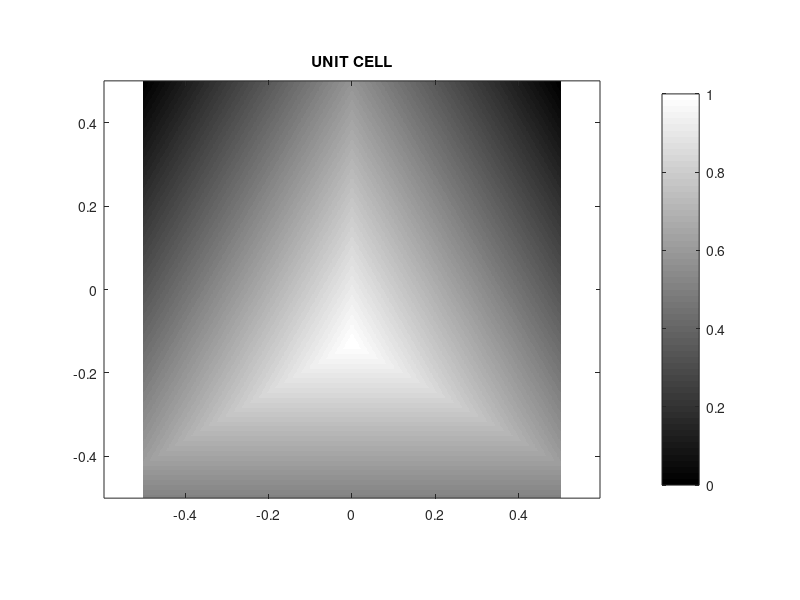
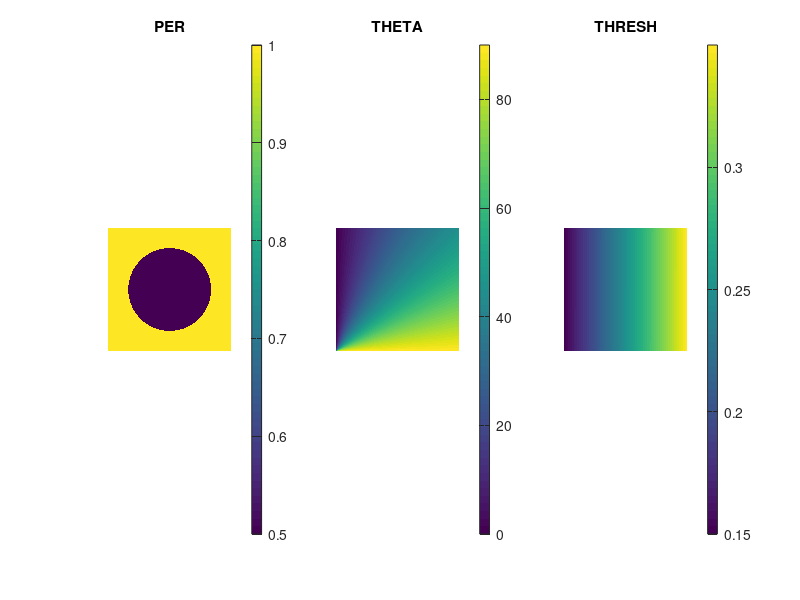
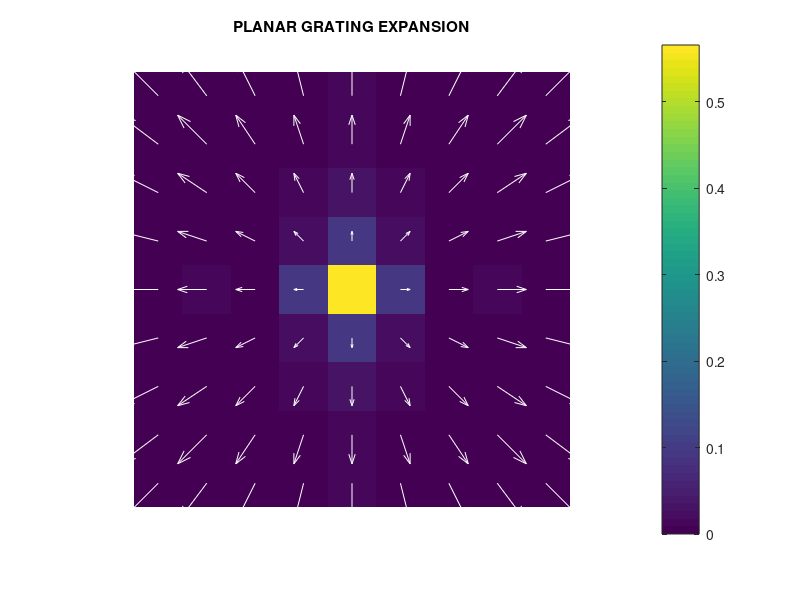

The MATLAB script that drew these images, in order:
% HW9.m
%
% Homework #9
% ECE 53922 -- 21ST CENTURY ELECTROMAGNETICS

%%%%%%%%%%%%%%%%%%%%%%%%%%%%%%%%%%%%%%%%%%%%%%%%%%%%%%%%%%%%%%%%%%%%%%%%%%%
%% INITIALIZE MATLAB
%%%%%%%%%%%%%%%%%%%%%%%%%%%%%%%%%%%%%%%%%%%%%%%%%%%%%%%%%%%%%%%%%%%%%%%%%%%

close all;
clc;
clear all;

% UNITS
degrees = pi/180;

% OPEN FIGURE WINDOW WITH WHITE BACKGROUND
fig = figure('Color','w','Units','normalized','Position',[0 0 1 1]);

%%%%%%%%%%%%%%%%%%%%%%%%%%%%%%%%%%%%%%%%%%%%%%%%%%%%%%%%%%%%%%%%%%%%%%%%%%%
%% DASHBOARD
%%%%%%%%%%%%%%%%%%%%%%%%%%%%%%%%%%%%%%%%%%%%%%%%%%%%%%%%%%%%%%%%%%%%%%%%%%%

% UNIT CELL PARAMETERS
a = 1;
Nxu = 512;
Nyu = Nxu;

% GRID PARAMETERS
Sx = 10;
Sy = Sx;
NRESLO = 10;
NRESHI = 10;

% SVL PARAMETERS
NP = 21;
NQ = NP;

%%%%%%%%%%%%%%%%%%%%%%%%%%%%%%%%%%%%%%%%%%%%%%%%%%%%%%%%%%%%%%%%%%%%%%%%%%%
%% PROBLEM #1: BUILD A GRAYSCALE TRIANGLE UNIT CELL
%%%%%%%%%%%%%%%%%%%%%%%%%%%%%%%%%%%%%%%%%%%%%%%%%%%%%%%%%%%%%%%%%%%%%%%%%%%

% UNIT CELL GRID
dxh = a/Nxu;
dyh = a/Nyu;

% CREATE AXES
xah = [0:Nxu-1]*dxh; xah = xah - mean(xah);
yah = [0:Nyu-1]*dyh; yah = yah - mean(yah);

% UNIT CELL MESHGRID
[YH,XH] = meshgrid(yah,xah);

% DEFINE TRIANGLE VERTICES
w = 0.9*a;
h = w*sqrt(3)/2;
v1 = [ 0 ; h/2 ];
v2 = [ -w/2 ; -h/2 ];
v3 = [ +w/2 ; -h/2 ];

% SECTION 1
p1 = v1;
p2 = v2;
D1 = (p2(2) - p1(2))*XH - (p2(1) - p1(1))*YH + p2(1)*p1(2) - p2(2)*p1(1);
D1 = -D1./sqrt((p2(2) - p1(2))^2 + (p2(1) - p1(1))^2);

% SECTION 2
p1 = v1;
p2 = v3;
D2 = (p2(2) - p1(2))*XH - (p2(1) - p1(1))*YH + p2(1)*p1(2) - p2(2)*p1(1);
D2 = D2./sqrt((p2(2) - p1(2))^2 + (p2(1) - p1(1))^2);

% SECTION 3
p1 = v2;
p2 = v3;
D3 = (p2(2) - p1(2))*XH - (p2(1) - p1(1))*YH + p2(1)*p1(2) - p2(2)*p1(1);
D3 = -D3./sqrt((p2(2) - p1(2))^2 + (p2(1) - p1(1))^2);

% BUILD UNIT CELL
UC = min(D1,D2);
UC = min(UC,D3);
UC = UC - min(UC(:));
UC = UC / max(UC(:));

% DISPLAY UNIT CELL
ha = imagesc(xah,yah,UC');
ha = get(ha,'Parent');
set(ha,'YDir','normal');
axis equal tight;
colorbar;
colormap('Gray');
title('UNIT CELL');

%%%%%%%%%%%%%%%%%%%%%%%%%%%%%%%%%%%%%%%%%%%%%%%%%%%%%%%%%%%%%%%%%%%%%%%%%%%
%% PROBLEM #2: CALCULATE GRIDS
%%%%%%%%%%%%%%%%%%%%%%%%%%%%%%%%%%%%%%%%%%%%%%%%%%%%%%%%%%%%%%%%%%%%%%%%%%%

% LOW RESOLUTION GRID
dx = a/NRESLO;
dy = a/NRESLO;

% CALCULATE GRID
Nx = ceil(Sx/dx);
dx = Sx/Nx;
Ny = ceil(Sy/dy);
dy = Sy/Ny;

% CALCULATE AXES
xa = [0 : Nx-1]*dx; xa = xa - mean(xa);
ya = [0 : Ny-1]*dy; ya = ya - mean(ya);

% CREATE A LOW-RES MESGRID
[Y,X] = meshgrid(ya,xa);

% HIGH RESOLUTION GRID
Kmax = (2*pi/a) * [floor(NP/2) ; floor(NQ/2)];
amin = 2*pi/norm(Kmax);
dx2 = amin/NRESHI;
dy2 = amin/NRESHI;

% CALCULATE GRID
Nx2 = ceil(Sx/dx2);
Ny2 = ceil(Sy/dy2);

% CALCULATE AXES
xa2 = linspace(xa(1),xa(Nx),Nx2);
ya2 = linspace(ya(1),ya(Nx),Ny2);
dx2 = xa2(2) - xa2(1);
dy2 = ya2(2) - ya2(1);

% CREATE A HI-RES MESHGRID
[Y2,X2] = meshgrid(ya2,xa2);

% REPORT VALUES
display(['Nx  = ' num2str(Nx)]);
display(['Ny  = ' num2str(Ny)]);
display(['dx  = ' num2str(dx)]);
display(['dy  = ' num2str(dy)]);
display(['Nx2 = ' num2str(Nx2)]);
display(['Ny2 = ' num2str(Ny2)]);
display(['dx2 = ' num2str(dx2)]);
display(['dy2 = ' num2str(dy2)]);

%%%%%%%%%%%%%%%%%%%%%%%%%%%%%%%%%%%%%%%%%%%%%%%%%%%%%%%%%%%%%%%%%%%%%%%%%%%
%% PROBLEM #3: GENERATE INPUT MAPS FOR SPATIAL VARIANCE
%%%%%%%%%%%%%%%%%%%%%%%%%%%%%%%%%%%%%%%%%%%%%%%%%%%%%%%%%%%%%%%%%%%%%%%%%%%

% PERIOD
RSQ = X2.^2 + Y2.^2;
r   = 3.33*a;
PER = RSQ <= r^2;
PER = a*(1-PER) + 0.5*a*PER;

% ANGLE
x = [0 : Nx2-1]*dx2;
y = [0 : Ny2-1]*dy2;
[Yy,Xx] = meshgrid(y,x);
THETA = atan2(Xx,Yy);
THETA = flipud(fliplr(flipud(THETA)));
THETA = THETA/degrees;

% THRESHOLD
thresh = linspace(0.15,0.35,Nx2*Ny2)';
THRESH = ones(Nx2,Ny2);
THRESH = thresh.*THRESH(:);
THRESH = reshape(THRESH,Nx2,Ny2);
THRESH = THRESH';

% VISUALIZE
figure('Color','w','Units','normalized','Position',[0 0 1 1]);
subplot(131);
imagesc(xa2,ya2,PER');
colorbar;
axis equal tight off
title('PER');

subplot(132);
imagesc(xa2,ya2,THETA');
colorbar;
axis equal tight off
title('THETA');

subplot(133);
imagesc(xa2,ya2,THRESH');
colorbar;
axis equal tight off
title('THRESH');

gth_dat = linspace(0,1,100);
ff_dat  = 0*gth_dat;
for n = 1 : length(gth_dat)
   % GENERATE BINARY UNIT CELL
   UCB = UC > gth_dat(n);
   
   % FILL FRACTION
   ff_dat(n) = sum(UCB(:))/(Nxu*Nyu);
end

%%%%%%%%%%%%%%%%%%%%%%%%%%%%%%%%%%%%%%%%%%%%%%%%%%%%%%%%%%%%%%%%%%%%%%%%%%%
%% PROBLEM #4: GENERATE LIST OF PLANAR GRATINGS
%%%%%%%%%%%%%%%%%%%%%%%%%%%%%%%%%%%%%%%%%%%%%%%%%%%%%%%%%%%%%%%%%%%%%%%%%%%

% DECOMPOSE UNIT CELL
ER = fftshift(fft2(UC))/(Nxu*Nyu);

% DEFINE np and nq
np = 9;
nq = np;

% TRUNCATE EXPANSION
p0 = 1 + floor(Nxu/2);
q0 = 1 + floor(Nyu/2);
p1 = p0 - floor(np/2);
p2 = p0 + floor(np/2);
q1 = q0 - floor(nq/2);
q2 = q0 + floor(nq/2);
ERF = ER(p1:p2,q1:q2);

% CALCULATE FOURIER AXES
pa = [-floor(np/2) : +floor(np/2)];
qa = [-floor(nq/2) : +floor(nq/2)];

% CALCULATE GRATING VECTOR EXPANSION
KX = 2*pi*pa/a;
KY = 2*pi*qa/a;
[KY,KX] = meshgrid(KY,KX);

% DISPLAY TRUNCATED UNIT CELL
figure('Color','w','Units','normalized','Position',[0 0 1 1]);
imagesc(pa,qa,abs(ERF)');
colorbar;
hold on;
quiver(pa,qa,KX',KY','Color','w');
hold off;
axis equal tight off
title('PLANAR GRATING EXPANSION');

%%%%%%%%%%%%%%%%%%%%%%%%%%%%%%%%%%%%%%%%%%%%%%%%%%%%%%%%%%%%%%%%%%%%%%%%%%%
%% PROBLEM #5: GENERATE SPATIALLY VARIANT LATTICES
%%%%%%%%%%%%%%%%%%%%%%%%%%%%%%%%%%%%%%%%%%%%%%%%%%%%%%%%%%%%%%%%%%%%%%%%%%%

% DEFINE SWITCH VARIABLES
LATTICE = 1;

% DEFINE INPUTS
switch LATTICE
    % Lattice 1: Uniform Lattice
    case 1
        PER     = a*ones(Nx2,Ny2);
        THETA   = 0*degrees*ones(Nx2,Ny2);
        THRESH  = 0.3*ones(Nx2,Ny2);     
end